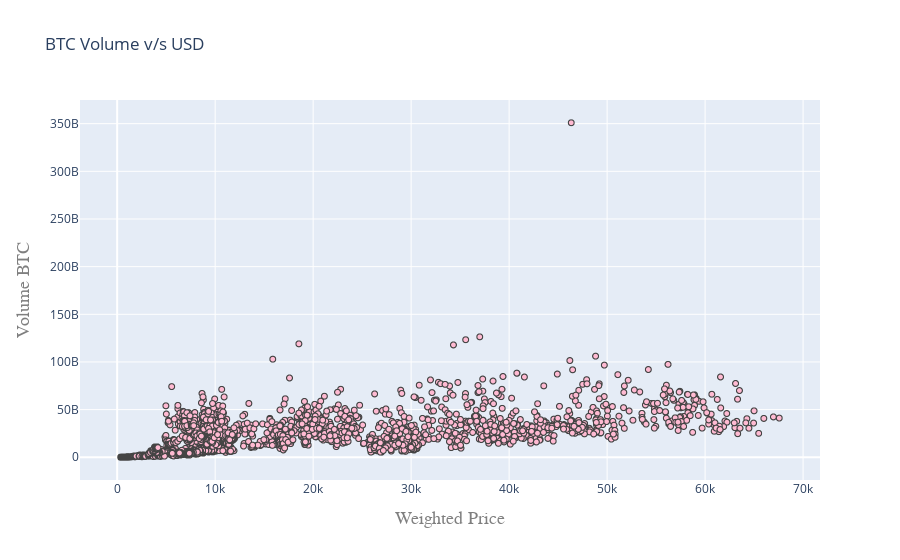

Notebook code for this chart:
### Code cell
import plotly.offline as pyo
pyo.init_notebook_mode(connected=True)


#BTC Volume vs USD visualization
trace = go.Scattergl(
    y = df['Volume'].astype(float),
    x = df['Close'].astype(float),
    mode = 'markers',
    marker = dict(
        color = '#FFBAD2',
        line = dict(width = 1)
    )
)
layout = go.Layout(
    title='BTC Volume v/s USD',
    xaxis=dict(
        title='Weighted Price',
        titlefont=dict(
            family='Courier New, monospace',
            size=18,
            color='#7f7f7f'
        )
    ),
    yaxis=dict(
        title='Volume BTC',
        titlefont=dict(
            family='Courier New, monospace',
            size=18,
            color='#7f7f7f'
        )))
data = [trace]
fig = go.Figure(data=data, layout=layout)
pyo.iplot(fig, filename='compare_webgl')

### Figure 1 — Plotly figure (JSON) as saved in the notebook; plotly's stock layout.template omitted (floating-point values rounded to 4 significant figures; data arrays with more than 128 entries replaced by an {"elided": "..."} marker saying what was removed)
{"data": [{"marker": {"color": "#FFBAD2", "line": {"width": 1}}, "mode": "markers", "type": "scattergl", "x": {"elided": "2870 float values"}, "y": {"elided": "2870 int values"}}], "layout": {"title": {"text": "BTC Volume v/s USD"}, "xaxis": {"title": {"font": {"color": "#7f7f7f", "family": "Courier New, monospace", "size": 18}, "text": "Weighted Price"}}, "yaxis": {"title": {"font": {"color": "#7f7f7f", "family": "Courier New, monospace", "size": 18}, "text": "Volume BTC"}}}}
